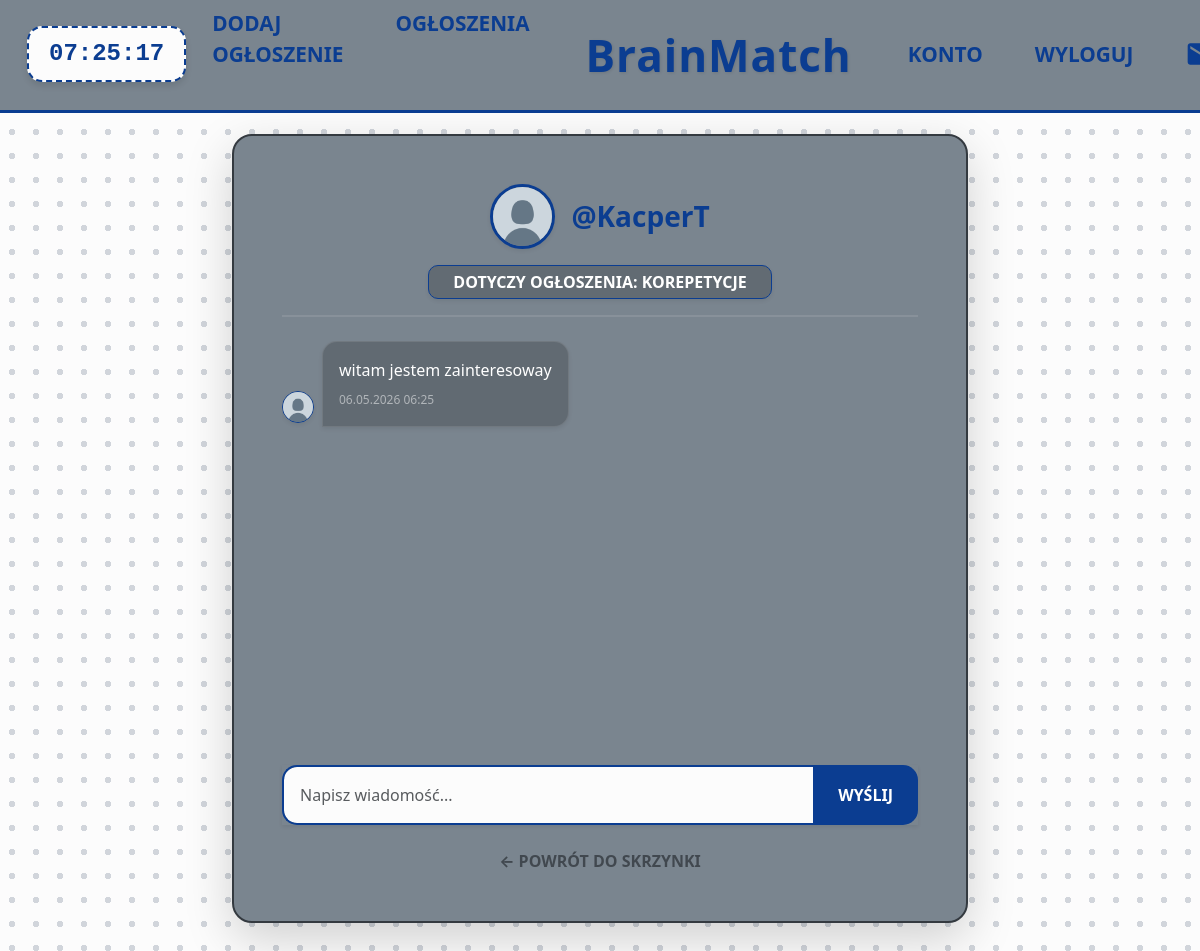
Page /chat/2/2 (signed in) on the committed database.
### app/models.py (models this page shows, shortened)
class User(db.Model, UserMixin):
    id = db.Column(db.Integer, primary_key=True)
    username = db.Column(db.String(20), unique=True, nullable=False)
    email = db.Column(db.String(120), unique=True, nullable=False)
    password_hash = db.Column(db.String(128), nullable=False) #wergzueg
    role = db.Column(db.String(10), nullable=False, default='student')
    profile_pic = db.Column(db.String(20), nullable=False, default='default_profile.jpg')
    cover_pic = db.Column(db.String(20), nullable=False, default='default_cover.jpg')
    bio = db.Column(db.Text, nullable=True)
    first_name = db.Column(db.String(50), nullable=True)
    last_name = db.Column(db.String(50), nullable=True)
    education = db.Column(db.Text, nullable=True)
    ads = db.relationship('Ad', backref='author', lazy=True)
    messages_sent = db.relationship('Message', foreign_keys='Message.sender_id', backref='author', lazy='dynamic')
    messages_received = db.relationship('Message', foreign_keys='Message.recipient_id', backref='recipient', lazy='dynamic')

class Ad(db.Model):
    id = db.Column(db.Integer, primary_key=True)
    title = db.Column(db.String(100), nullable=False)
    subject = db.Column(db.String(50), nullable=False)
    description = db.Column(db.Text, nullable=False)
    price = db.Column(db.Float, nullable=False)
    date_posted = db.Column(db.DateTime, nullable=False, default=datetime.utcnow)
    user_id = db.Column(db.Integer, db.ForeignKey('user.id'), nullable=False)
    messages = db.relationship('Message', backref='ad', lazy=True, cascade="all, delete-orphan")

class Message(db.Model):
    id = db.Column(db.Integer, primary_key=True)
    sender_id = db.Column(db.Integer, db.ForeignKey('user.id'), nullable=False)
    recipient_id = db.Column(db.Integer, db.ForeignKey('user.id'), nullable=False)
    ad_id = db.Column(db.Integer, db.ForeignKey('ad.id'), nullable=True)
    body = db.Column(db.String(500), nullable=False)
    timestamp = db.Column(db.DateTime, index=True, default=datetime.utcnow)

### app/main.py (the view)
@main.route('/chat/<int:user_id>/<int:ad_id>')
@login_required
def chat_with(user_id, ad_id):
    other_user = User.query.get_or_404(user_id)
    ad = Ad.query.get_or_404(ad_id)
    messages = Message.query.filter(
        ((Message.sender_id == current_user.id) & (Message.recipient_id == other_user.id) & (Message.ad_id == ad.id)) |
        ((Message.sender_id == other_user.id) & (Message.recipient_id == current_user.id) & (Message.ad_id == ad.id))
    ).order_by(Message.timestamp.asc()).all()
    return render_template('chat_room.html', other_user=other_user, messages=messages, ad=ad)

### app/models.py (called while the page is built)
@login_manager.user_loader
def load_user(user_id):
    return User.query.get(int(user_id))

### app/templates/chat_room.html (shortened to what this page needs)
{% extends "base.html" %}
{% block content %}
<div class="row justify-content-center">
    <div class="col-md-8">
        <div class="card shadow-lg border-0 mb-5" style="background-color: var(--card-bg); border-radius: 20px; border: 2px solid #343a40 !important;">
            <div class="card-body p-4 p-md-5">
                <div class="d-flex justify-content-center align-items-center mb-3">
                    <a href="{{ url_for('main.view_profile', username=other_user.username) }}">
                        <img src="{{ url_for('static', filename='profile_pics/' + other_user.profile_pic) }}"
                             class="rounded-circle shadow-sm me-3"
                             style="width: 65px; height: 65px; object-fit: cover; border: 3px solid var(--main-accent); transition: transform 0.2s ease;"
                             onmouseover="this.style.transform='scale(1.1)'" onmouseout="this.style.transform='scale(1)'">
                    </a>
                    <h3 class="fw-bold mb-0">
                        <a href="{{ url_for('main.view_profile', username=other_user.username) }}" class="text-decoration-none profile-link" style="color: var(--main-accent) !important; transition: color 0.3s ease;">
                            {% if other_user.first_name and other_user.last_name %}
                                {{ other_user.first_name }} {{ other_user.last_name }}
                            {% else %}
                                @{{ other_user.username }}
                            {% endif %}
                        </a>
                    </h3>
                </div>
                {% if ad %}
                <div class="text-center mb-4 pb-3" style="border-bottom: 2px solid rgba(255,255,255,0.1);">
                    <a href="{{ url_for('main.ad_details', ad_id=ad.id) }}" class="badge px-4 py-2 fs-6 text-decoration-none shadow-sm" style="background-color: rgba(0,0,0,0.2); color: white; border: 1px solid var(--main-accent); border-radius: 10px; transition: all 0.3s ease;" onmouseover="this.style.backgroundColor='var(--main-accent)'; this.style.color='var(--text-on-accent)';" onmouseout="this.style.backgroundColor='rgba(0,0,0,0.2)'; this.style.color='white';">
                        DOTYCZY OGŁOSZENIA: {{ ad.title | upper }}
                    </a>
                </div>
                {% endif %}
                <div class="chat-box mb-4 pe-2" id="chat-box" style="height: 400px; overflow-y: auto;">
                    {% if messages %}
                        {% for msg in messages %}
                            {% if msg.sender_id == current_user.id %}
                                <div class="d-flex justify-content-end mb-3">
                                    <div class="p-3 shadow-sm" style="background-color: var(--main-accent); color: var(--text-on-accent); border-radius: 15px 15px 0 15px; max-width: 75%;">
                                        <p class="mb-1" style="word-wrap: break-word;">{{ msg.body }}</p>
                                        <small class="opacity-75" style="font-size: 0.75rem;">{{ msg.timestamp.strftime('%d.%m.%Y %H:%M') }}</small>
                                    </div>
                                </div>
                            {% else %}
                                <div class="d-flex justify-content-start mb-3">
                                    <img src="{{ url_for('static', filename='profile_pics/' + other_user.profile_pic) }}"
                                         class="rounded-circle me-2 mt-auto mb-1 shadow-sm"
                                         style="width: 32px; height: 32px; object-fit: cover; border: 1px solid var(--main-accent);">
                                    <div class="p-3 shadow-sm" style="background-color: rgba(0,0,0,0.2); color: white; border-radius: 15px 15px 15px 0; border: 1px solid rgba(255,255,255,0.1); max-width: 75%;">
                                        <p class="mb-1" style="word-wrap: break-word;">{{ msg.body }}</p>
                                        <small class="text-white-50" style="font-size: 0.75rem;">{{ msg.timestamp.strftime('%d.%m.%Y %H:%M') }}</small>
                                    </div>
                                </div>
                            {% endif %}
                        {% endfor %}
                    {% else %}
                        <div class="text-center text-white-50 mt-5">
                            <p class="fs-5">To początek waszej konwersacji o tym ogłoszeniu.</p>
                            <p class="small">Napisz pierwszą wiadomość, aby rozpocząć kontakt.</p>
                        </div>
                    {% endif %}
                </div>
                <form action="{{ url_for('main.send_message', recipient_id=other_user.id) }}" method="POST">
                    <div class="input-group shadow-sm">
                        <input type="text" name="message_body" class="form-control p-3 border-0" placeholder="Napisz wiadomość..." required autocomplete="off" style="background-color: var(--bg-color); color: var(--text-main); border-radius: 15px 0 0 15px; border: 2px solid var(--main-accent) !important; border-right: none !important;">
                        <button class="btn px-4 fw-bold" type="submit" style="background-color: var(--main-accent); color: var(--text-on-accent); border-radius: 0 15px 15px 0;">WYŚLIJ</button>
                    </div>
                </form>
                <div class="mt-4 text-center">
                    <a href="{{ url_for('main.messages') }}" class="text-decoration-none fw-bold" style="color: var(--text-main); opacity: 0.8; transition: opacity 0.3s ease;" onmouseover="this.style.opacity='1'" onmouseout="this.style.opacity='0.8'">&larr; POWRÓT DO SKRZYNKI</a>
                </div>
            </div>
        </div>
    </div>
</div>
{% endblock %}

### app/templates/base.html (style rules this page uses)
:root { --bg-color: #fcfcfc; --dot-color: #d1d5db; --main-accent: #0b3d91; --navbar-bg: #7a858f; --card-bg: #7a858f; --text-on-accent: #ffffff; --text-main: #343a40; --logo-color: #0b3d91; --form-label: #0b3d91; }
body { background-color: var(--bg-color) !important; background-image: radial-gradient(var(--dot-color) 3px, transparent 3px) !important; background-size: 24px 24px !important; min-height: 100vh; overflow-x: hidden; padding-top: 110px; color: var(--text-main); transition: background-color 0.3s ease, color 0.3s ease; }

### rows in the picture
User: profile_pic (placeholder picture), username "KacperT"
Ad: title "KOREPETYCJE"
Message: profile_pic (placeholder picture), body "witam jestem zainteresoway", timestamp "06.05.2026 06:25"
